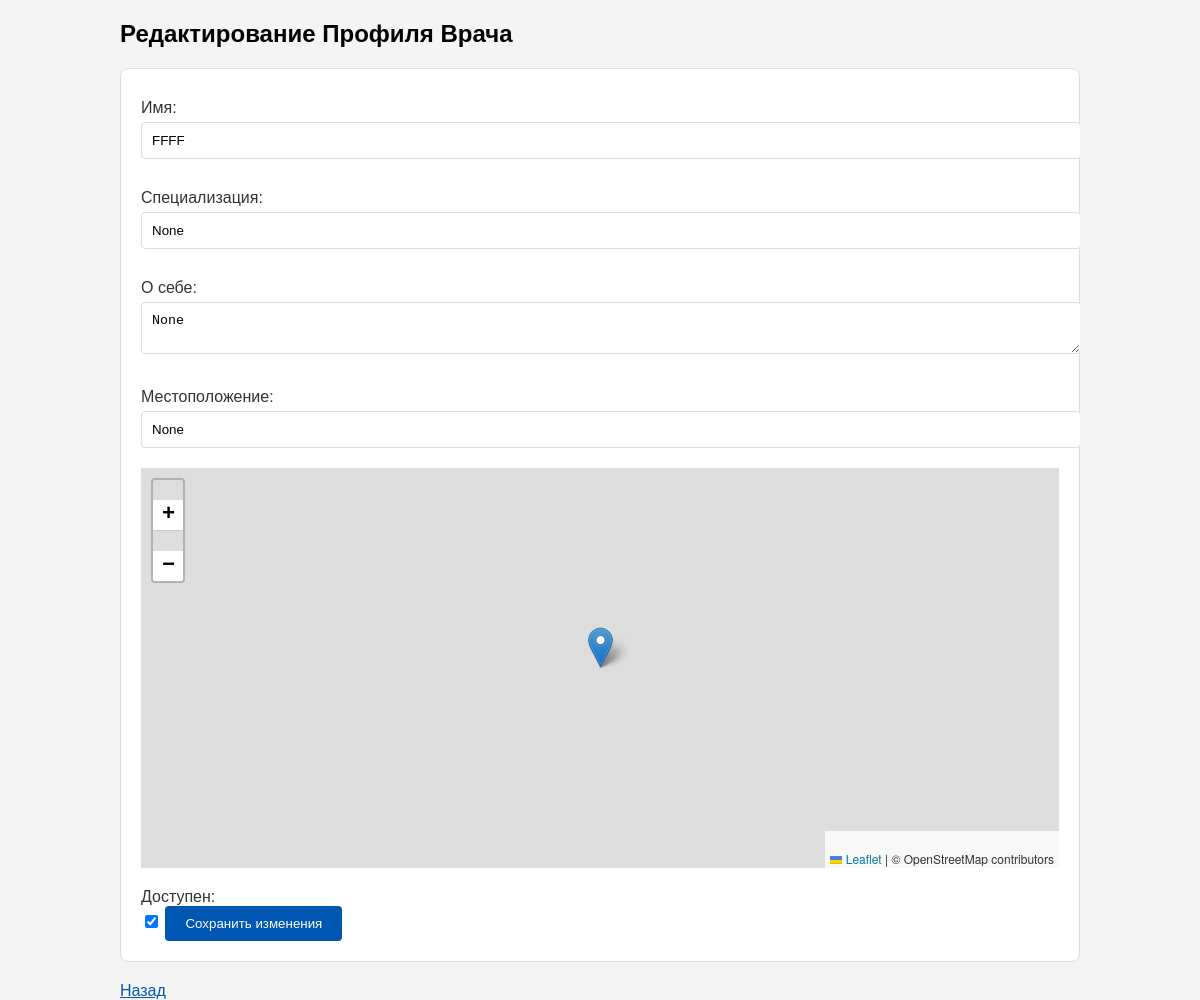
Screenshot of /edit_doctor_profile/1 (signed in) with the database file from the repository.
### app.py (models this page shows)
class Doctor(UserMixin, db.Model):
    username = db.Column(db.String(100), unique=True)
    password = db.Column(db.String(100))
    id = db.Column(db.Integer, primary_key=True)
    name = db.Column(db.String(100))
    specialization = db.Column(db.String(100))
    location = db.Column(db.String(100))
    about = db.Column(db.Text)
    lat = db.Column(db.Float)
    lng = db.Column(db.Float)
    available = db.Column(db.Boolean, default=True)

### app.py (the view, shortened to what this page needs)
@app.route('/edit_doctor_profile/<int:doctor_id>', methods=['GET', 'POST'])
@login_required
def edit_doctor_profile(doctor_id):
    doctor = Doctor.query.get_or_404(doctor_id)
    return render_template('edit_doctor_profile.html', doctor=doctor)

### app.py (called while the page is built)
@login_manager.user_loader
def load_user(user_id):
    with db.session.no_autoflush:
        user = db.session.get(User, int(user_id))
        if user:
            return user
        return db.session.get(Doctor, int(user_id))

### templates/edit_doctor_profile.html (shortened to what this page needs)
<!DOCTYPE html>
<html>
<head>
    <link rel="stylesheet" href="https://cdnjs.cloudflare.com/ajax/libs/leaflet/1.7.1/leaflet.css" />
</head>
<body>
    <div class="container">
        <h2>Редактирование Профиля Врача</h2>
<form method="post">
    <label for="name">Имя:</label>
    <input type="text" name="name" id="name" value="{{ doctor.name }}" required>
    <label for="specialization">Специализация:</label>
    <input type="text" name="specialization" id="specialization" value="{{ doctor.specialization }}" required>
    <label for="about">О себе:</label>
    <textarea name="about" id="about">{{ doctor.about }}</textarea>
    <label for="location">Местоположение:</label>
    <input type="text" name="location" id="location" value="{{ doctor.location }}" required>
    <div id="map"></div>
    <label for="available">Доступен:</label>
    <input type="checkbox" name="available" id="available" {{ 'checked' if doctor.available else '' }}>
    <input type="submit" value="Сохранить изменения">
</form>
<a href="{{ url_for('doctor_dashboard') }}">Назад</a>
</div>
</body>
</html>

### templates/edit_doctor_profile.html (style rules this page uses)
body { font-family: Arial, sans-serif; margin: 0; padding: 0; background-color: #f4f4f4; }
.container { width: 80%; margin: auto; overflow: hidden; }
#map { height: 400px; margin-bottom: 20px; }
form { background: #ffffff; padding: 20px; border: 1px solid #dddddd; border-radius: 8px; }
label { display: block; margin-top: 10px; color: #333333; }
input[type="text"], input[type="password"], textarea { width: 100%; padding: 10px; margin-top: 5px; margin-bottom: 20px; border: 1px solid #dddddd; border-radius: 4px; }
input[type="submit"] { background-color: #0056b3; color: white; padding: 10px 20px; border: none; border-radius: 4px; cursor: pointer; }
a { display: inline-block; margin-top: 20px; color: #0056b3; }

### rows the page displays
Doctor: name "FFFF", specialization "None", about "None", location "None"
